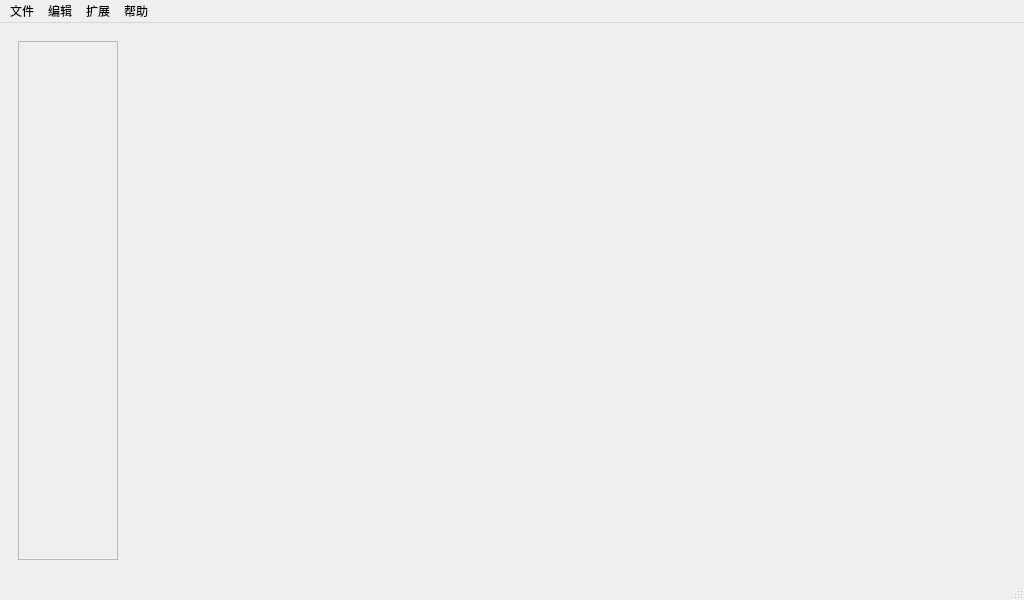
<?xml version="1.0" encoding="UTF-8"?>
<ui version="4.0">
 <class>MainWindow</class>
 <widget class="QMainWindow" name="MainWindow">
  <property name="geometry">
   <rect>
    <x>0</x>
    <y>0</y>
    <width>1024</width>
    <height>600</height>
   </rect>
  </property>
  <property name="font">
   <font>
    <family>萝莉体</family>
   </font>
  </property>
  <property name="windowTitle">
   <string>MainWindow</string>
  </property>
  <widget class="QWidget" name="centralwidget">
   <layout class="QGridLayout" name="gridLayout_2">
    <item row="0" column="0">
     <widget class="QWidget" name="widget_2" native="true">
      <layout class="QHBoxLayout" name="horizontalLayout_2" stretch="1,0">
       <item>
        <widget class="ScrollAreaStyle1" name="scrollArea">
         <property name="sizePolicy">
          <sizepolicy hsizetype="Fixed" vsizetype="Expanding">
           <horstretch>0</horstretch>
           <verstretch>0</verstretch>
          </sizepolicy>
         </property>
         <property name="minimumSize">
          <size>
           <width>100</width>
           <height>0</height>
          </size>
         </property>
         <property name="maximumSize">
          <size>
           <width>100</width>
           <height>16777215</height>
          </size>
         </property>
         <property name="horizontalScrollBarPolicy">
          <enum>Qt::ScrollBarAlwaysOff</enum>
         </property>
         <property name="widgetResizable">
          <bool>true</bool>
         </property>
         <widget class="QWidget" name="scrollAreaWidgetContents">
          <property name="geometry">
           <rect>
            <x>0</x>
            <y>0</y>
            <width>98</width>
            <height>517</height>
           </rect>
          </property>
          <layout class="QHBoxLayout" name="horizontalLayout">
           <property name="spacing">
            <number>0</number>
           </property>
           <property name="sizeConstraint">
            <enum>QLayout::SetDefaultConstraint</enum>
           </property>
           <property name="leftMargin">
            <number>0</number>
           </property>
           <property name="topMargin">
            <number>0</number>
           </property>
           <property name="rightMargin">
            <number>0</number>
           </property>
           <property name="bottomMargin">
            <number>0</number>
           </property>
           <item>
            <spacer name="horizontalSpacer">
             <property name="orientation">
              <enum>Qt::Horizontal</enum>
             </property>
             <property name="sizeType">
              <enum>QSizePolicy::Fixed</enum>
             </property>
             <property name="sizeHint" stdset="0">
              <size>
               <width>10</width>
               <height>20</height>
              </size>
             </property>
            </spacer>
           </item>
           <item>
            <widget class="QWidget" name="widget" native="true">
             <property name="sizePolicy">
              <sizepolicy hsizetype="Fixed" vsizetype="Preferred">
               <horstretch>0</horstretch>
               <verstretch>0</verstretch>
              </sizepolicy>
             </property>
             <layout class="QVBoxLayout" name="verticalLayout">
              <item>
               <widget class="QSplitter" name="splitter">
                <property name="sizePolicy">
                 <sizepolicy hsizetype="Maximum" vsizetype="Preferred">
                  <horstretch>0</horstretch>
                  <verstretch>0</verstretch>
                 </sizepolicy>
                </property>
                <property name="maximumSize">
                 <size>
                  <width>16777215</width>
                  <height>16777215</height>
                 </size>
                </property>
                <property name="orientation">
                 <enum>Qt::Vertical</enum>
                </property>
                <property name="opaqueResize">
                 <bool>true</bool>
                </property>
                <property name="handleWidth">
                 <number>0</number>
                </property>
               </widget>
              </item>
              <item>
               <spacer name="verticalSpacer_2">
                <property name="orientation">
                 <enum>Qt::Vertical</enum>
                </property>
                <property name="sizeType">
                 <enum>QSizePolicy::MinimumExpanding</enum>
                </property>
                <property name="sizeHint" stdset="0">
                 <size>
                  <width>20</width>
                  <height>40</height>
                 </size>
                </property>
               </spacer>
              </item>
             </layout>
            </widget>
           </item>
          </layout>
         </widget>
        </widget>
       </item>
       <item>
        <widget class="QWidget" name="widget_3" native="true">
         <layout class="QGridLayout" name="gridLayout"/>
        </widget>
       </item>
      </layout>
     </widget>
    </item>
   </layout>
  </widget>
  <widget class="QMenuBar" name="menubar">
   <property name="geometry">
    <rect>
     <x>0</x>
     <y>0</y>
     <width>1024</width>
     <height>23</height>
    </rect>
   </property>
   <widget class="QMenu" name="menu">
    <property name="title">
     <string>文件</string>
    </property>
   </widget>
   <widget class="QMenu" name="menu_2">
    <property name="title">
     <string>编辑</string>
    </property>
   </widget>
   <widget class="QMenu" name="menu_3">
    <property name="title">
     <string>扩展</string>
    </property>
    <addaction name="actions"/>
    <addaction name="separator"/>
   </widget>
   <widget class="QMenu" name="menu_4">
    <property name="title">
     <string>帮助</string>
    </property>
   </widget>
   <addaction name="menu"/>
   <addaction name="menu_2"/>
   <addaction name="menu_3"/>
   <addaction name="menu_4"/>
  </widget>
  <widget class="QStatusBar" name="statusbar"/>
  <action name="actions">
   <property name="text">
    <string>重载全部扩展</string>
   </property>
  </action>
 </widget>
 <customwidgets>
  <customwidget>
   <class>ScrollAreaStyle1</class>
   <extends>QScrollArea</extends>
   <header>../../Components/Components.h</header>
   <container>1</container>
  </customwidget>
 </customwidgets>
 <resources/>
 <connections/>
</ui>
